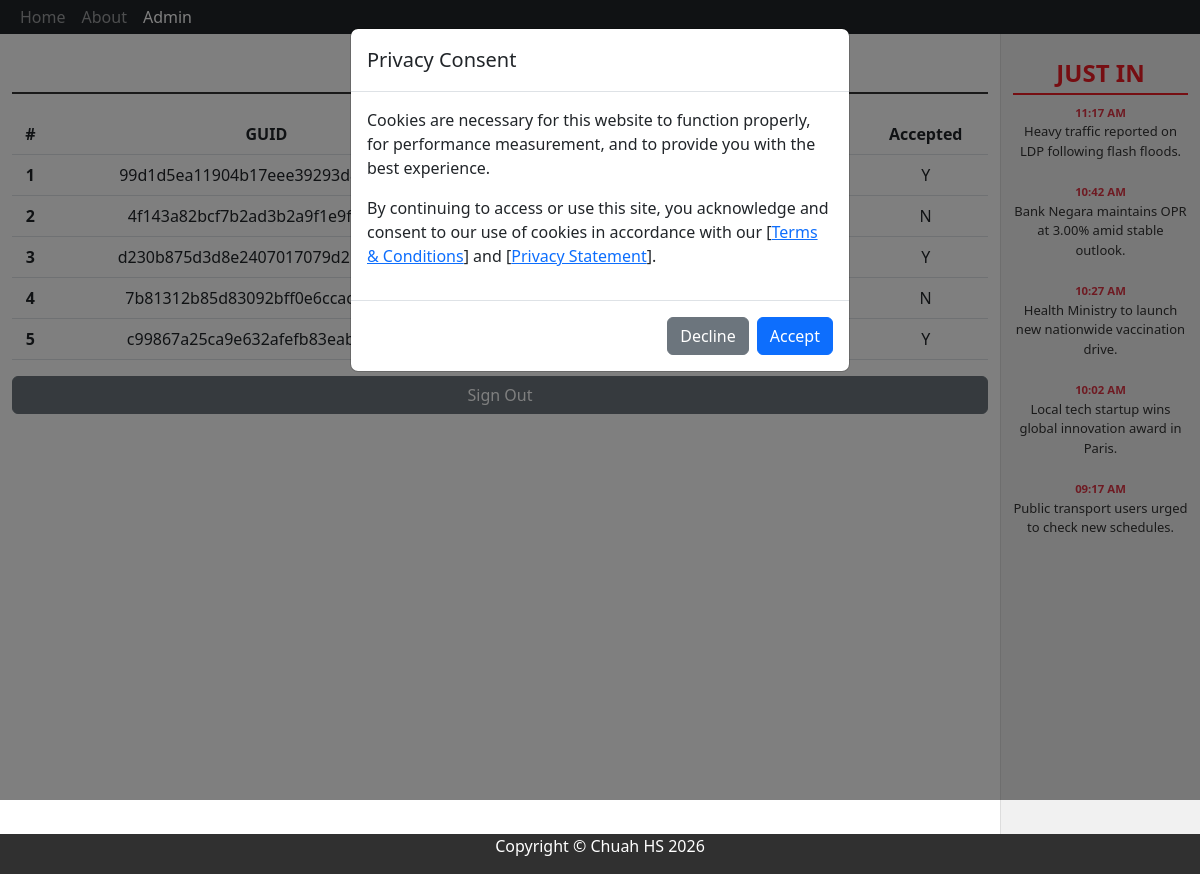
The page /?page=admin (signed in) on the database its author committed.
### tables this page shows
CREATE TABLE `just_in` (
  `id` int(11) NOT NULL,
  `title` varchar(255) DEFAULT NULL,
  `created_at` datetime DEFAULT NULL
);

### content/admin.php (the view, shortened to what this page needs)
<?php
if (!isset($_SESSION["isLogin"]) || $_SESSION["isLogin"] != 1) {
?>
<div class="row">
	<div class="col-sm-12">
		<h1 style="border-bottom: 2px solid #333; padding-bottom: 10px; margin-bottom: 20px;">
			<b>LOGIN</b>
		</h1>
	</div>
	<div class="col-md-12">
		<div class="card-body">
			<form>
				<div class="form-group mb-3">
					<label for="email">Email Address</label>
					<input type="email" class="form-control" id="email" placeholder="Enter email">
				</div>
				<div class="form-group mb-4">
					<label for="password">Password</label>
					<input type="password" class="form-control" id="password" placeholder="Password">
				</div>
				<button type="submit" class="btn btn-primary w-100">Sign In</button>
				<br/><br/>
				<p>For testing purposes, the e-mail is admin@gmail.com , and the password is admin</p>
			</form>
		</div>
	</div>
</div>
<?php
}else{ ?>
<div class="row">
	<div class="col-sm-12">
		<h1 style="border-bottom: 2px solid #333; padding-bottom: 10px; margin-bottom: 20px;">
			<b>ADMIN PANEL</b>
		</h1>
	</div>
	<div class="col-md-12">
		<div class="card-body">
			<table class="table">
			  <thead>
				<tr>
				  <th scope="col">#</th>
				  <th scope="col">GUID</th>
				  <th scope="col">Consent Date</th>
				  <th scope="col">Version</th>
				  <th scope="col">Accepted</th>
				</tr>
			  </thead>
			  <tbody>
				<?php
				$sql = "SELECT * FROM authentication ORDER BY id DESC";
				$result = mysqli_query($connection, $sql);
				$counter = 1;
				while ($row = mysqli_fetch_assoc($result)) {
				?>
				<tr>
				  <th scope="row"><?php echo $counter; ?></th>
				  <td><?php echo $row['GUID']; ?></td>
				  <td><?php echo date("F j, Y, g:i a", strtotime($row['consent_date'])); ?></td>
				  <td><?php echo $row['version']; ?></td>
				  <td><?php echo $row['accepted']; ?></td>
				</tr>
				<?php
				$counter++;
				} ?>
			  </tbody>
			</table>
		</div>
		<button onclick="signOut()" class="btn btn-secondary w-100">Sign Out</button>
	</div>
</div>
<?php } ?>

### index.php (shortened to what this page needs)
<!DOCTYPE html>
<html lang="en">
<head>
<?php
include_once("mysql.php");
?>
  <link rel="stylesheet" href="https://cdn.jsdelivr.net/npm/bootstrap@5.3.0/dist/css/bootstrap.min.css">
</head>
<body>
<nav class="navbar navbar-dark bg-dark navbar-expand-md">
  <div class="container-fluid">
    <div class="collapse navbar-collapse" id="myNavbar">
      <ul class="navbar-nav">
        <li class="nav-item">
		  <a class="nav-link <?=($_GET['page'] ?? 'home') == 'home' ? 'active' : ''?>" href="index.php">Home</a>
		</li>
		<li class="nav-item">
		  <a class="nav-link <?=($_GET['page'] ?? '') == 'about' ? 'active' : ''?>" href="?page=about">About</a>
		</li>
		<li class="nav-item">
		  <a class="nav-link <?=($_GET['page'] ?? '') == 'admin' ? 'active' : ''?>" href="?page=admin">Admin</a>
		</li>
      </ul>
    </div>
  </div>
</nav>
<div class="container-fluid text-center">
  <div class="row content">
    <div class="col-sm-10 text-left">
      <?php
	  $paramPage = $_GET['page'] ?? '';
		if ($paramPage == 'about') {
		  include 'content/about.php';
		} else if ($paramPage == 'admin') {
		  include 'content/admin.php';
		}else {
		  include 'content/home.php';
		}
	?>
    </div>
    <div class="col-sm-2 sidenav hidden-xs">
		<?php include 'content/sidebar.php'; ?>
	</div>
  </div>
</div>
<div class="modal fade" tabindex="-1" aria-labelledby="authenticateModal" aria-hidden="true" id="authenticationModal" name="authenticationModal" data-bs-keyboard="false" data-bs-backdrop="static">
  <div class="modal-dialog">
    <div class="modal-content">
      <div class="modal-header">
        <h1 class="modal-title fs-5" id="authenticateModal">Privacy Consent</h1>
      </div>
      <div class="modal-body">
        <p>Cookies are necessary for this website to function properly, for performance measurement, and to provide you with the best experience.</p>
		<p>By continuing to access or use this site, you acknowledge and consent to our use of cookies in accordance with our [<a href="content/termsAndConditions.php" target="_blank">Terms & Conditions</a>] and [<a href="content/privatePolicy.php" target="_blank">Privacy Statement</a>].</p>
      </div>
      <div class="modal-footer">
		<button type="button" class="btn btn-secondary" id="declineBtn">Decline</button>
        <button type="button" class="btn btn-primary" id="acceptBtn">Accept</button>
      </div>
    </div>
  </div>
</div>
<footer class="text-center">
  <p>Copyright © Chuah HS 2026</p>
</footer>
</body>
</html>

### content/sidebar.php
<h4 style="font-weight: bold; color: #ed1c24; border-bottom: 2px solid #ed1c24; padding-bottom: 5px; margin-top: 5px;">
	JUST IN
</h4>
<div class="just-in-feed">
	<ul class="list-unstyled" style="font-size: 13px;">
		<?php
		$sql = "SELECT * FROM just_in ORDER BY created_at DESC LIMIT 5";
		$result = mysqli_query($connection, $sql);
		while ($row = mysqli_fetch_assoc($result)) {
		?>
			<li style="margin-bottom: 15px; border-bottom: 1px solid #f1f1f1; padding-bottom: 5px;">
				<small class="text-danger" style="font-weight: bold;"><?php echo date('h:i A', strtotime($row["created_at"]));
				 ?></small><br>
				<a href="#" style="color: #333; text-decoration: none;"><?php echo $row["title"]; ?></a>
			</li>
		<?php } ?>
	</ul>
</div>

### index.php (style rules this page uses)
.navbar { margin-bottom: 0; border-radius: 0; min-height: 0px; padding: 0; }
.navbar .navbar-header, .navbar-nav > li > a { padding-top: 5px; padding-bottom: 5px; }
.sidenav { padding-top: 20px; background-color: #f1f1f1; border-left: 1px solid #ddd; min-height: 100vh; }
.row.content { min-height: unset; display: flex; flex: 1; }
footer { background-color: #303030; color: white; }
body { min-height: 100vh; display: flex; flex-direction: column; }
.container-fluid.text-center { flex: 1; }
.navbar { border-radius: 0; padding: 0; }

### rows shown on the page
just_in: created_at "11:17 AM", title "Heavy traffic reported on LDP following flash floods."
just_in: created_at "10:42 AM", title "Bank Negara maintains OPR at 3.00% amid stable outlook."
just_in: created_at "10:27 AM", title "Health Ministry to launch new nationwide vaccination drive."
just_in: created_at "10:02 AM", title "Local tech startup wins global innovation award in Paris."
just_in: created_at "09:17 AM", title "Public transport users urged to check new schedules."

### other values the page prints
$row['GUID'] "99d1d5ea11904b17eee39293d8ea5e20"
$row['accepted'] "Y"
$row['GUID'] "4f143a82bcf7b2ad3b2a9f1e9fc644a6"
$row['accepted'] "N"
$row['GUID'] "d230b875d3d8e2407017079d2b0a3b07"
$row['GUID'] "7b81312b85d83092bff0e6ccac4011c2"
$row['GUID'] "c99867a25ca9e632afefb83eab578e8f"
